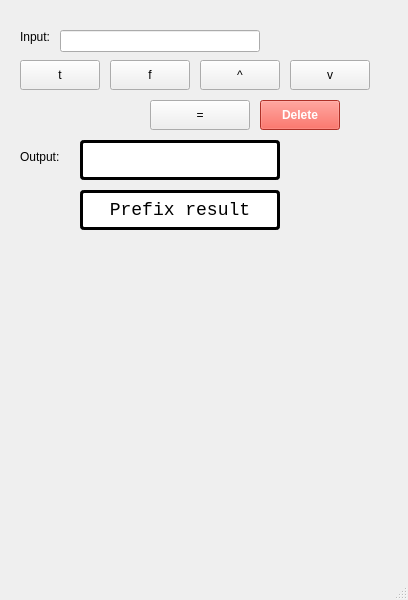
<?xml version="1.0" encoding="UTF-8"?>
<ui version="4.0">
 <class>MainWindow</class>
 <widget class="QMainWindow" name="MainWindow">
  <property name="geometry">
   <rect>
    <x>0</x>
    <y>0</y>
    <width>408</width>
    <height>600</height>
   </rect>
  </property>
  <property name="windowTitle">
   <string>Logic Calculator</string>
  </property>
  <widget class="QWidget" name="centralwidget">

   <widget class="QLineEdit" name="input_text">
    <property name="geometry">
     <rect>
      <x>60</x>
      <y>30</y>
      <width>200</width>
      <height>22</height>
     </rect>
    </property>
   </widget>

   <widget class="QLabel" name="input_label">
    <property name="geometry">
     <rect>
      <x>20</x>
      <y>30</y>
      <width>57</width>
      <height>14</height>
     </rect>
    </property>
    <property name="text">
     <string>Input:</string>
    </property>
   </widget>

   <!-- t button -->
   <widget class="QPushButton" name="button_t">
    <property name="geometry">
     <rect>
      <x>20</x>
      <y>60</y>
      <width>80</width>
      <height>30</height>
     </rect>
    </property>
    <property name="text">
     <string>t</string>
    </property>
   </widget>

   <!-- f button -->
   <widget class="QPushButton" name="button_f">
    <property name="geometry">
     <rect>
      <x>110</x>
      <y>60</y>
      <width>80</width>
      <height>30</height>
     </rect>
    </property>
    <property name="text">
     <string>f</string>
    </property>
   </widget>

   <!-- AND -->
   <widget class="QPushButton" name="button_and">
    <property name="geometry">
     <rect>
      <x>200</x>
      <y>60</y>
      <width>80</width>
      <height>30</height>
     </rect>
    </property>
    <property name="text">
     <string>^</string>
    </property>
   </widget>

   <!-- OR -->
   <widget class="QPushButton" name="button_or">
    <property name="geometry">
     <rect>
      <x>290</x>
      <y>60</y>
      <width>80</width>
      <height>30</height>
     </rect>
    </property>
    <property name="text">
     <string>v</string>
    </property>
   </widget>

   <!-- = calculate -->
   <widget class="QPushButton" name="button_equal">
    <property name="geometry">
     <rect>
      <x>150</x>
      <y>100</y>
      <width>100</width>
      <height>30</height>
     </rect>
    </property>
    <property name="text">
     <string>=</string>
    </property>
   </widget>

   <!-- Button Delete mới -->
    <widget class="QPushButton" name="button_delete">
        <property name="geometry">
            <rect>
            <x>260</x>
            <y>100</y>
            <width>80</width>
            <height>30</height>
            </rect>
        </property>
        <property name="text">
            <string>Delete</string>
        </property>
        <property name="styleSheet">
            <string>background-color: #f44336; color: white; font-weight: bold;</string>
        </property>
    </widget>

   <widget class="QLabel" name="output_label">
    <property name="geometry">
     <rect>
      <x>20</x>
      <y>150</y>
      <width>57</width>
      <height>14</height>
     </rect>
    </property>
    <property name="text">
     <string>Output:</string>
    </property>
   </widget>

   <!-- Sửa QLCDNumber thành QLabel để hiển thị t/f -->
   <widget class="QLabel" name="output_text">
    <property name="geometry">
     <rect>
      <x>80</x>
      <y>140</y>
      <width>200</width>
      <height>40</height>
     </rect>
    </property>
    <property name="text">
     <string></string>
    </property>
    <property name="alignment">
     <set>;Qt::AlignCenter</set>
    </property>
    <property name="styleSheet">
     <string>
       background-color: white;
       color: black;
       font-family: Consolas, monospace;
       font-size: 18px;
       border: 3px solid black;
       border-radius: 4px;
       padding: 5px;
     </string>
    </property>
   </widget>

   <!-- Prefix -->
   <widget class="QLabel" name="Prefix">
    <property name="geometry">
     <rect>
      <x>80</x>
      <y>190</y>
      <width>200</width>
      <height>40</height>
     </rect>
    </property>
    <property name="text">
     <string>Prefix result</string>
    </property>
    <property name="alignment">
     <set>Qt::AlignCenter</set>
    </property>
    <property name="styleSheet">
     <string>
       background-color: white;
       color: black;
       font-family: Consolas, monospace;
       font-size: 18px;
       border: 3px solid black;
       border-radius: 4px;
       padding: 5px;
     </string>
    </property>
   </widget>

  </widget>

  <widget class="QMenuBar" name="menubar"/>
  <widget class="QStatusBar" name="statusbar"/>

 </widget>
 <resources/>
 <connections/>
</ui>
